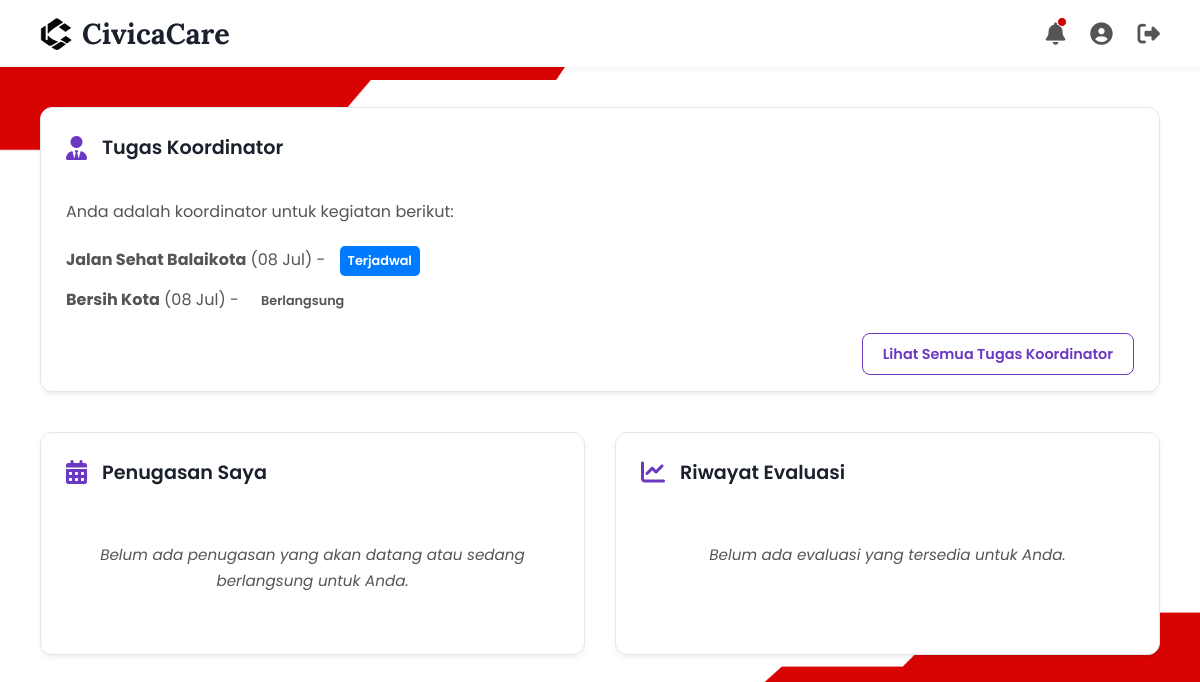
The page /dashboard-koordinator.php (signed in) on the database its author committed.
### tables this page shows
CREATE TABLE `assignments` (
  `id` int(11) NOT NULL,
  `kegiatan_id` int(11) NOT NULL,
  `user_id` int(11) DEFAULT NULL,
  `koordinator_id` int(11) NOT NULL,
  `tanggal` date NOT NULL,
  `waktu_mulai` time DEFAULT NULL,
  `waktu_selesai` time DEFAULT NULL,
  `status` enum('terjadwal','berlangsung','selesai') DEFAULT 'terjadwal'
);

CREATE TABLE `kegiatan` (
  `id` int(11) NOT NULL,
  `nama_kegiatan` varchar(100) NOT NULL,
  `tanggal` date NOT NULL,
  `waktu_mulai` time DEFAULT NULL,
  `waktu_selesai` time DEFAULT NULL,
  `lokasi` varchar(255) DEFAULT NULL,
  `deskripsi` text NOT NULL,
  `kategori` varchar(100) NOT NULL,
  `kuota_relawan` int(11) NOT NULL,
  `perlengkapan` text DEFAULT NULL,
  `catatan` text DEFAULT NULL,
  `status` enum('aktif','nonaktif') DEFAULT 'aktif'
);

### dashboard-koordinator.php (the view, shortened to what this page needs)
<?php
require_once 'config/db.php';
$user_id = $_SESSION['user_id'];
function safe($v) { return ($v===null||$v===''||$v===false)?'-':htmlspecialchars($v); }
$relawan = $conn->query("SELECT * FROM applicants WHERE id=$user_id LIMIT 1")->fetch_assoc();
$status = $relawan['status'] ?? '';
$role = $relawan['role'] ?? 'relawan';
$notif_count = $conn->query("SELECT COUNT(*) FROM notifikasi WHERE user_id=$user_id AND status_baca='belum_terbaca'")->fetch_row()[0];
$penugasan = [];
if ($status === 'diterima') {
    $q = $conn->query("SELECT a.*, k.nama_kegiatan, k.tanggal, k.waktu_mulai, k.waktu_selesai, k.lokasi FROM assignment_relawan ar JOIN assignments a ON ar.assignment_id=a.id JOIN kegiatan k ON a.kegiatan_id=k.id WHERE ar.relawan_id=$user_id AND a.status IN ('terjadwal','berlangsung') ORDER BY k.tanggal ASC, k.waktu_mulai ASC LIMIT 1");
    if ($q) $penugasan = $q->fetch_assoc();
}
$evaluasi = [];
$koordinator_kegiatan = [];
if ($status === 'diterima' && $role === 'koordinator') {
    $q = $conn->query("SELECT a.*, k.nama_kegiatan, k.tanggal, k.status as status_kegiatan FROM assignments a JOIN kegiatan k ON a.kegiatan_id=k.id WHERE a.koordinator_id=$user_id AND a.status IN ('terjadwal','berlangsung') ORDER BY k.tanggal ASC, k.waktu_mulai ASC");
    while ($row = $q->fetch_assoc()) $koordinator_kegiatan[] = $row;
}
?>
<!DOCTYPE html>
<html lang="id">
<head>
    <link rel="stylesheet" href="https://cdnjs.cloudflare.com/ajax/libs/font-awesome/6.1.1/css/all.min.css">
</head>
<body>
    <header class="main-header">
        <a href="#" class="logo">
            <img src="logo.png" alt="Logo Icon CivicaCare" class="logo-icon">
            <h1>CivicaCare</h1>
        </a>
        <nav class="header-nav">
            <a href="riwayat-notifikasi.php" class="nav-icon">
                <i class="fa-solid fa-bell"></i>
                <?php if ($notif_count > 0): ?><span class="notification-dot" style="display:block;"></span><?php else: ?><span class="notification-dot"></span><?php endif; ?>
            </a>
            <a href="profile.php" class="nav-icon"><i class="fa-solid fa-user-circle"></i></a>
            <a href="logout.php" class="nav-icon" title="Logout"><i class="fa-solid fa-right-from-bracket"></i></a>
        </nav>
    </header>
    <main>
        <?php if ($status === 'diterima' && $role === 'koordinator'): ?>
        <div class="card" id="koordinator-card" style="margin-bottom: 40px;">
            <div class="card-header">
                <i class="fa-solid fa-user-tie card-icon"></i>
                <h3>Tugas Koordinator</h3>
            </div>
            <div class="card-body" id="koordinator-content">
                <p>Anda adalah koordinator untuk kegiatan berikut:</p>
                <ul id="coordinated-activities-list">
                    <?php if (empty($koordinator_kegiatan)): ?>
                        <li class="no-assignment-message">Anda belum ditugaskan sebagai koordinator untuk kegiatan apapun yang akan datang atau sedang berlangsung.</li>
                    <?php else: foreach ($koordinator_kegiatan as $k): ?>
                        <li><strong><?= safe($k['nama_kegiatan']) ?></strong> (<?= safe(date('d M', strtotime($k['tanggal']))) ?>) - <span class="status-badge status-<?= safe($k['status']) ?>"><?= ucfirst($k['status']) ?></span></li>
                    <?php endforeach; endif; ?>
                </ul>
            </div>
            <div class="card-footer" id="koordinator-footer" style="display: block;">
                <a href="detail-koordinator-dashboard.php" class="detail-button">Lihat Semua Tugas Koordinator</a>
            </div>
        </div>
        <?php endif; ?>
        <div class="dashboard-cards">
            <div class="card">
                <div class="card-header">
                    <i class="fa-solid fa-calendar-days card-icon"></i>
                    <h3>Penugasan Saya</h3>
                </div>
                <div class="card-body" id="penugasan-content">
                    <?php if ($status !== 'diterima'): ?>
                        <p class="no-assignment-message">
                            <?php if ($status === 'diajukan' || $status === 'diseleksi'): ?>Penugasan akan ditampilkan setelah pendaftaran Anda disetujui admin.
                            <?php elseif ($status === 'ditolak'): ?>Pendaftaran Anda ditolak. Silakan hubungi admin untuk informasi lebih lanjut.
                            <?php else: ?>Silakan lengkapi formulir pendaftaran untuk melihat penugasan Anda.
                            <?php endif; ?>
                        </p>
                    <?php elseif (!$penugasan): ?>
                        <p class="no-assignment-message">Belum ada penugasan yang akan datang atau sedang berlangsung untuk Anda.</p>
                    <?php endif; ?>
                </div>
            </div>
            <div class="card">
                <div class="card-header">
                    <i class="fa-solid fa-chart-line card-icon"></i>
                    <h3>Riwayat Evaluasi</h3>
                </div>
                <div class="card-body" id="evaluasi-content">
                    <?php if ($status !== 'diterima'): ?>
                        <p class="no-assignment-message">
                            <?php if ($status === 'diajukan' || $status === 'diseleksi'): ?>Riwayat evaluasi akan ditampilkan setelah pendaftaran Anda disetujui admin.
                            <?php elseif ($status === 'ditolak'): ?>Pendaftaran Anda ditolak. Riwayat evaluasi tidak tersedia.
                            <?php else: ?>Silakan lengkapi formulir pendaftaran untuk melihat riwayat evaluasi Anda.
                            <?php endif; ?>
                        </p>
                    <?php elseif (empty($evaluasi)): ?>
                        <p class="no-assignment-message">Belum ada evaluasi yang tersedia untuk Anda.</p>
                    <?php endif; ?>
                </div>
            </div>
        </div>
    </main>
</body>
</html>

### dashboard-koordinator.php (style rules this page uses)
:root { --primary-color: #6A38C2; --primary-light: #F0EBf9; --secondary-color: #CC0000; --dark-text: #1a202c; --light-text: #555; --bg-light: #f7fafc; --border-color: #e2e8f0; }
body, html { margin: 0; padding: 0; font-family: 'Poppins', sans-serif; background-color: var(--bg-light); background-image: url('bg.png'); background-size: cover; background-position: center; background-attachment: fixed; color: var(--dark-text); }
.main-header { background-color: #fff; padding: 15px 40px; display: flex; justify-content: space-between; align-items: center; box-shadow: 0 2px 4px rgba(0, 0, 0, 0.05); position: sticky; top: 0; z-index: 1000; }
.logo { display: flex; align-items: center; text-decoration: none; color: var(--dark-text); }
.logo-icon { width: 32px; height: 32px; margin-right: 10px; }
.logo h1 { font-family: 'Lora', serif; font-size: 1.8rem; margin: 0; }
.header-nav { display: flex; align-items: center; gap: 25px; }
.nav-icon { font-size: 1.4rem; color: var(--light-text); cursor: pointer; position: relative; }
.nav-icon .notification-dot { position: absolute; top: 0; right: -2px; width: 8px; height: 8px; background-color: var(--secondary-color); border-radius: 50%; border: 1px solid #fff; display: none; }
.no-assignment-message { text-align: center; color: var(--light-text); padding: 20px; font-style: italic; font-size: 0.95rem; }
.status-badge { display: inline-block; padding: 4px 8px; border-radius: 5px; font-size: 0.8rem; font-weight: 600; text-transform: capitalize; margin-left: 10px; vertical-align: middle; }
.status-terjadwal { background-color: #007bff; color: #fff; }
main { padding: 40px; }
.dashboard-cards { display: grid; grid-template-columns: repeat(2, 1fr); gap: 30px; }
.card { background-color: #fff; border-radius: 12px; border: 1px solid var(--border-color); box-shadow: 0 4px 6px -1px rgba(0, 0, 0, 0.05), 0 2px 4px -1px rgba(0, 0, 0, 0.04); padding: 25px; display: flex; flex-direction: column; }
.card-header { display: flex; align-items: center; gap: 15px; margin-bottom: 20px; }
.card-icon { font-size: 1.5rem; color: var(--primary-color); }
.card-header h3 { margin: 0; font-size: 1.2rem; font-weight: 600; }
.card-body { flex-grow: 1; color: var(--light-text); line-height: 1.7; }
.card-body ul { list-style: none; padding: 0; margin: 0; }
.card-body li { padding: 5px 0; }
.card-footer { margin-top: 20px; text-align: right; }
.card-footer .detail-button { background-color: #fff; color: var(--primary-color); padding: 10px 20px; border-radius: 8px; text-decoration: none; font-weight: 600; font-size: 0.9rem; border: 1px solid var(--primary-color); transition: all 0.3s; }

### rows shown on the page
assignments: kegiatan.nama_kegiatan "Jalan Sehat Balaikota", kegiatan.tanggal "08 Jul", status "Terjadwal"
assignments: kegiatan.nama_kegiatan "Bersih Kota", kegiatan.tanggal "08 Jul", status "Berlangsung"
